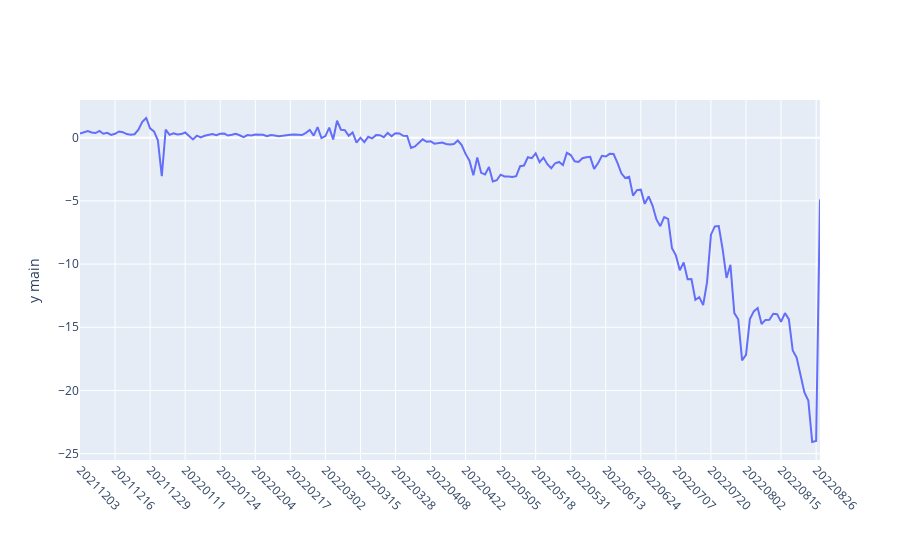

The notebook cell saved with this chart:
### Code cell
df = run_analysis('u')
display.display(df[(df.Time>20220601) & (df.Time<20220801)])
display.display(pu.plotly_plot(df.iloc[0:-1][['Time','nf_tg_mmbtu']],x_column='Time'))

### Figure 1 — Plotly figure (JSON) as saved in the notebook; plotly's stock layout.template omitted (floating-point values rounded to 4 significant figures; data arrays with more than 128 entries replaced by an {"elided": "..."} marker saying what was removed)
{"data": [{"name": "nf_tg_mmbtu", "opacity": 1, "type": "scatter", "x": {"elided": "191 int values"}, "y": {"elided": "191 float values"}, "yaxis": "y"}], "layout": {"autosize": true, "hovermode": "x", "margin": {"b": 100}, "modebar": {"bgcolor": "grey", "orientation": "v"}, "spikedistance": 1000, "title": {"x": 0.5, "xanchor": "center", "y": 0.9, "yanchor": "top"}, "xaxis": {"showspikes": true, "spikedash": "solid", "spikemode": "toaxis+across", "spikethickness": 1, "tickangle": 45, "ticktext": [20211203, 20211216, 20211229, 20220111, 20220124, 20220204, 20220217, 20220302, 20220315, 20220328, 20220408, 20220422, 20220505, 20220518, 20220531, 20220613, 20220624, 20220707, 20220720, 20220802, 20220815, 20220826], "tickvals": [20211203, 20211216, 20211229, 20220111, 20220124, 20220204, 20220217, 20220302, 20220315, 20220328, 20220408, 20220422, 20220505, 20220518, 20220531, 20220613, 20220624, 20220707, 20220720, 20220802, 20220815, 20220826], "type": "category"}, "yaxis": {"showspikes": true, "spikedash": "solid", "spikemode": "toaxis+across", "spikethickness": 1, "title": {"text": "y main"}}, "yaxis2": {"overlaying": "y", "side": "right", "title": {"text": "y alt"}}}}
